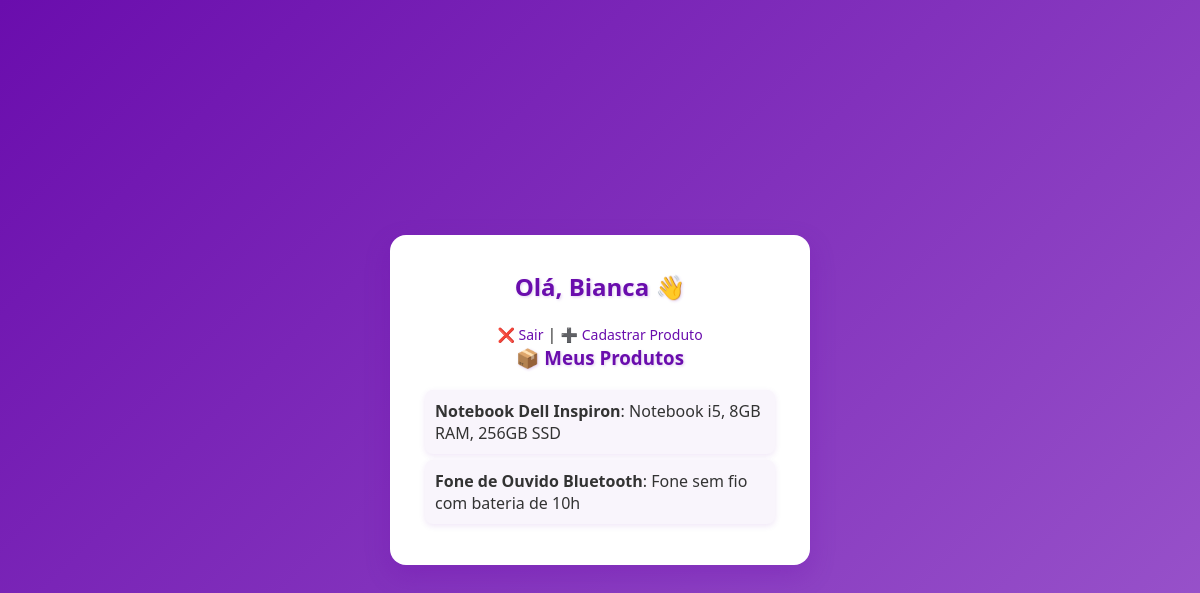
The app's page /dashboard (signed in) with its own data.
### tables this page shows
CREATE TABLE produtos (
            id INTEGER PRIMARY KEY AUTOINCREMENT,
            nome TEXT NOT NULL,
            descricao TEXT NOT NULL,
            usuario_id INTEGER,
            FOREIGN KEY(usuario_id) REFERENCES usuarios(id)
        );

### app.py (the view)
@app.route("/dashboard")
def dashboard():
    if "usuario_id" not in session:
        return redirect(url_for("login"))
    conn = sqlite3.connect("app.db")
    cursor = conn.cursor()
    cursor.execute("SELECT nome, descricao FROM produtos WHERE usuario_id = ?", (session["usuario_id"],))
    produtos = cursor.fetchall()
    conn.close()
    return render_template("dashboard.html", produtos=produtos)

### Templates/dashboard.html (shortened to what this page needs)
<!DOCTYPE html>
<html>
<head>
    <link rel="stylesheet" href="{{ url_for('static', filename='style.css') }}">
</head>
<body>
<div class="container">
    <h2>Olá, {{ session['username'] }} 👋</h2>
    <p>
        <a href="{{ url_for('logout') }}">❌ Sair</a> |
        <a href="{{ url_for('add_product') }}">➕ Cadastrar Produto</a>
    </p>
    <h3>📦 Meus Produtos</h3>
    <ul>
        {% for produto in produtos %}
            <li><strong>{{ produto[0] }}</strong>: {{ produto[1] }}</li>
        {% else %}
            <li>Nenhum produto cadastrado ainda.</li>
        {% endfor %}
    </ul>
</div>
</body>
</html>

### static/style.css (style rules this page uses)
* { margin: 0; padding: 0; box-sizing: border-box; font-family: "Segoe UI", Tahoma, Geneva, Verdana, sans-serif; }
body { background: linear-gradient(135deg, #6a0dad, #b57edc, #e86dec); background-size: 300% 300%; animation: gradientMove 8s ease infinite; min-height: 100vh; display: flex; justify-content: center; align-items: center; color: #333; }
.container { background: #fff; padding: 35px; border-radius: 16px; box-shadow: 0 10px 25px rgba(106, 13, 173, 0.25); width: 100%; max-width: 420px; text-align: center; transition: transform 0.2s ease, box-shadow 0.3s ease; }
h1, h2, h3 { margin-bottom: 20px; color: #6a0dad; text-shadow: 1px 1px 3px rgba(106, 13, 173, 0.2); }
a { color: #6a0dad; text-decoration: none; font-size: 14px; transition: 0.2s; }
ul { list-style: none; margin-top: 15px; padding: 0; }
ul li { padding: 10px; background: #f9f5fc; margin: 6px 0; border-radius: 8px; text-align: left; box-shadow: 0 2px 6px rgba(106, 13, 173, 0.1); }

### records on screen
produtos: nome "Notebook Dell Inspiron", descricao "Notebook i5, 8GB RAM, 256GB SSD"
produtos: nome "Fone de Ouvido Bluetooth", descricao "Fone sem fio com bateria de 10h"

### other values on screen
{{ session['username'] }} "Bianca"
